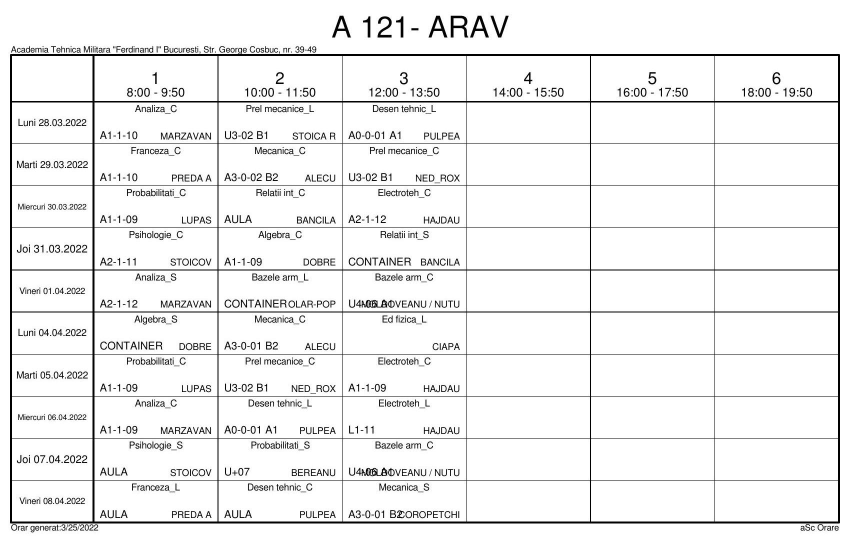
#> input picture Faze_2/img_1.jpg_1.jpg, 1700 x 1100 px (shown at 1/2 size)
$ python ocr.py img_1.jpg_1.jpg
#> lines starting #> are read from the running program, lines starting #| are printed output that depends on the picture
from turtle import pen
import json
import cv2
import pytesseract
from PIL import Image
import pickle
import sys
import os
pytesseract.pytesseract.tesseract_cmd = r'C:\\Program Files\\Tesseract-OCR\\tesseract.exe'

def get_text(name,h_init,h_final,width_init,width_final):
#> called with name = 'img_1.jpg_1.jpg', h_init = 0, h_final = 93, width_init = 0, width_final = 1700
    number=1
    im = Image.open(name)
#> im is the input picture: PIL image 1700x1100 RGB; min 0, max 255, mean 240
    pixelMap = im.load()
    img = Image.new( im.mode, (1700,1100))
#> img: PIL image 1700x1100 RGB; every value is 0
    pixelsNew = img.load()
    for i in range(width_init,width_final):
        for j in range(h_init,h_final):
            pixelsNew[i,j] = pixelMap[i,j]

    # #deploy
    img.save(os.getcwd()+"\\Faze_2\\crops\\new"+str(number)+".jpg")
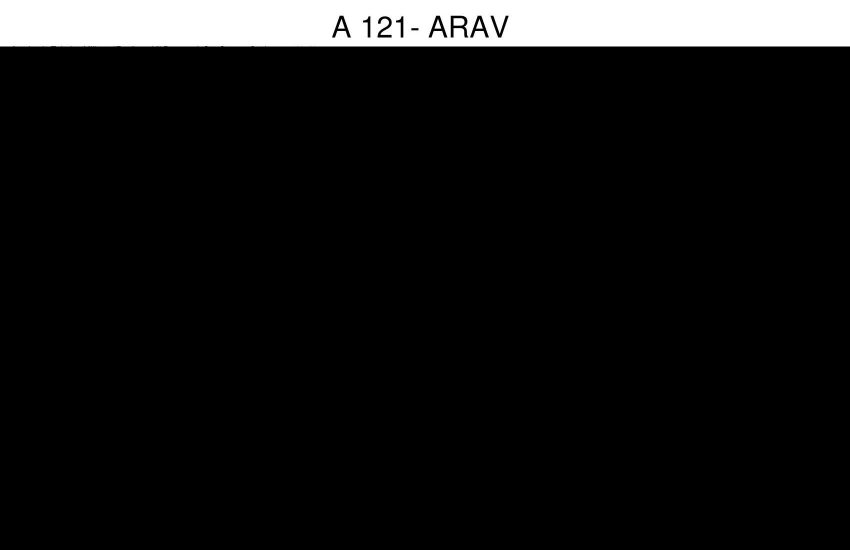
#> saved as new1.jpg: PIL image 1700x1100 RGB (shown at 1/2 size); min 0, max 255, mean 21

    img = cv2.imread(os.getcwd()+"\\Faze_2\\crops\\new"+str(number)+".jpg")
#> img: shape (1100, 1700, 3); min 0, max 255, mean 21

    #test
    # img.save(os.getcwd()+"\\crops\\new"+str(number)+".jpg")

    # img = cv2.imread(os.getcwd()+"\\crops\\new"+str(number)+".jpg")

    custom_config = r'--oem 3 --psm 6'
#> (the run stopped early here; a loop or call above may not have finished)
